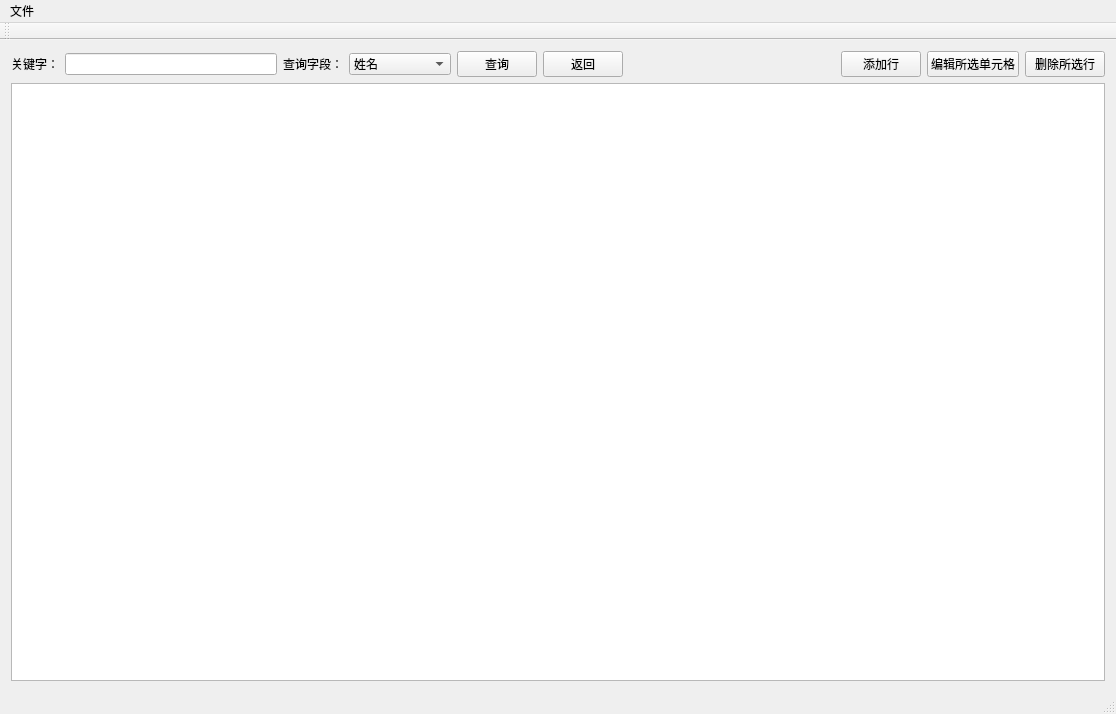
<?xml version="1.0" encoding="UTF-8"?>
<ui version="4.0">
 <class>Number_assistantClass</class>
 <widget class="QMainWindow" name="Number_assistantClass">
  <property name="geometry">
   <rect>
    <x>0</x>
    <y>0</y>
    <width>1116</width>
    <height>714</height>
   </rect>
  </property>
  <property name="mouseTracking">
   <bool>false</bool>
  </property>
  <property name="windowTitle">
   <string>Number_assistant</string>
  </property>
  <widget class="QWidget" name="centralWidget">
   <layout class="QVBoxLayout" name="verticalLayout">
    <item>
     <layout class="QHBoxLayout" name="horizontalLayout">
      <item>
       <widget class="QLabel" name="label">
        <property name="text">
         <string>关键字：</string>
        </property>
       </widget>
      </item>
      <item>
       <widget class="QLineEdit" name="lineEdit">
        <property name="maximumSize">
         <size>
          <width>400</width>
          <height>16777215</height>
         </size>
        </property>
       </widget>
      </item>
      <item>
       <widget class="QLabel" name="label_2">
        <property name="text">
         <string>查询字段：</string>
        </property>
       </widget>
      </item>
      <item>
       <widget class="QComboBox" name="comboBox">
        <item>
         <property name="text">
          <string>姓名</string>
         </property>
        </item>
        <item>
         <property name="text">
          <string>城市</string>
         </property>
        </item>
        <item>
         <property name="text">
          <string>手机号码</string>
         </property>
        </item>
        <item>
         <property name="text">
          <string>住宅电话号码</string>
         </property>
        </item>
        <item>
         <property name="text">
          <string>办公电话号码</string>
         </property>
        </item>
        <item>
         <property name="text">
          <string>电子邮件</string>
         </property>
        </item>
        <item>
         <property name="text">
          <string>公司</string>
         </property>
        </item>
        <item>
         <property name="text">
          <string>地址</string>
         </property>
        </item>
        <item>
         <property name="text">
          <string>添加时间</string>
         </property>
        </item>
        <item>
         <property name="text">
          <string>所属群组</string>
         </property>
        </item>
        <item>
         <property name="text">
          <string>备注</string>
         </property>
        </item>
       </widget>
      </item>
      <item>
       <widget class="QPushButton" name="pushButton">
        <property name="text">
         <string>查询</string>
        </property>
       </widget>
      </item>
      <item>
       <widget class="QPushButton" name="returnButton">
        <property name="text">
         <string>返回</string>
        </property>
       </widget>
      </item>
      <item>
       <spacer name="horizontalSpacer">
        <property name="orientation">
         <enum>Qt::Horizontal</enum>
        </property>
        <property name="sizeHint" stdset="0">
         <size>
          <width>40</width>
          <height>20</height>
         </size>
        </property>
       </spacer>
      </item>
      <item>
       <widget class="QPushButton" name="addButton">
        <property name="text">
         <string>添加行</string>
        </property>
       </widget>
      </item>
      <item>
       <widget class="QPushButton" name="editButton">
        <property name="text">
         <string>编辑所选单元格</string>
        </property>
       </widget>
      </item>
      <item>
       <widget class="QPushButton" name="deleteButton">
        <property name="text">
         <string>删除所选行</string>
        </property>
       </widget>
      </item>
     </layout>
    </item>
    <item>
     <widget class="QTableView" name="tableView">
      <property name="mouseTracking">
       <bool>false</bool>
      </property>
      <property name="editTriggers">
       <set>QAbstractItemView::NoEditTriggers</set>
      </property>
      <attribute name="horizontalHeaderDefaultSectionSize">
       <number>100</number>
      </attribute>
     </widget>
    </item>
   </layout>
  </widget>
  <widget class="QMenuBar" name="menuBar">
   <property name="geometry">
    <rect>
     <x>0</x>
     <y>0</y>
     <width>1116</width>
     <height>26</height>
    </rect>
   </property>
   <widget class="QMenu" name="menu">
    <property name="title">
     <string>文件</string>
    </property>
    <addaction name="action"/>
    <addaction name="action_2"/>
   </widget>
   <addaction name="menu"/>
  </widget>
  <widget class="QToolBar" name="mainToolBar">
   <attribute name="toolBarArea">
    <enum>TopToolBarArea</enum>
   </attribute>
   <attribute name="toolBarBreak">
    <bool>false</bool>
   </attribute>
  </widget>
  <widget class="QStatusBar" name="statusBar"/>
  <action name="action">
   <property name="text">
    <string>打开并导入</string>
   </property>
  </action>
  <action name="action_2">
   <property name="text">
    <string>导出</string>
   </property>
  </action>
 </widget>
 <layoutdefault spacing="6" margin="11"/>
 <resources>
  <include location="number_assistant.qrc"/>
 </resources>
 <connections/>
</ui>
